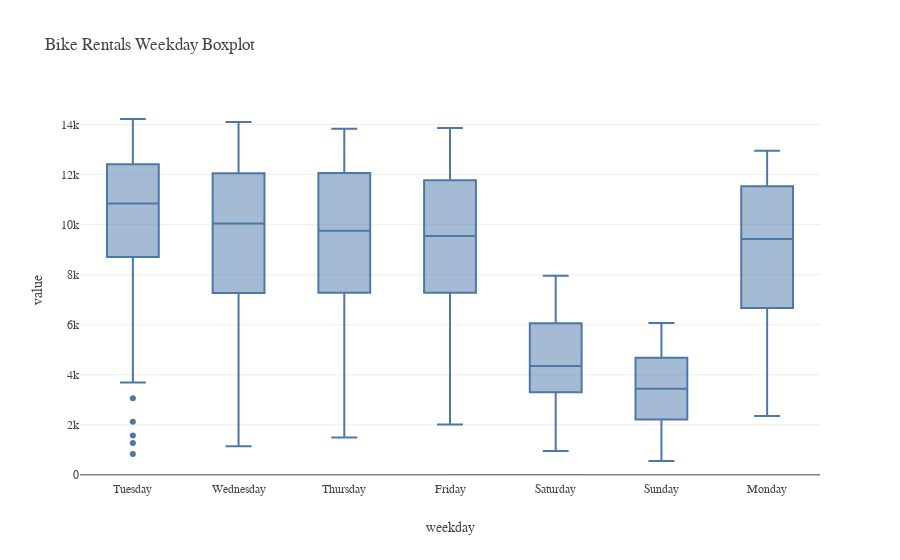

Notebook source saved alongside this figure:
### Markdown cell above
However, the most important source of variation clearly is the weekly seasonality. The boxplot function is designed to accept various time formats, so we can adapt it pretty quickly:

### Code cell
weekly_boxplot = ts.subunits_boxplot(daily_outflow["count"], y = "count", time_subunit = "weekday")

weekly_boxplot

### Figure 1 — Plotly figure (JSON) as saved in the notebook; plotly's stock layout.template omitted (floating-point values rounded to 4 significant figures; data arrays with more than 128 entries replaced by an {"elided": "..."} marker saying what was removed)
{"data": [{"alignmentgroup": "True", "hovertemplate": "weekday=%{x}<br>value=%{y}<extra></extra>", "legendgroup": "", "marker": {"color": "#4C78A8"}, "name": "", "notched": false, "offsetgroup": "", "orientation": "v", "showlegend": false, "type": "box", "x": {"elided": "2555 str values"}, "x0": " ", "xaxis": "x", "y": {"elided": "2555 int values"}, "y0": " ", "yaxis": "y"}], "layout": {"boxmode": "group", "font": {"family": "DejaVuSansMono Nerd Font"}, "legend": {"tracegroupgap": 0}, "title": {"text": "Bike Rentals Weekday Boxplot", "x": 0.05, "xanchor": "left"}, "xaxis": {"anchor": "y", "domain": [0, 1], "title": {"text": "weekday"}}, "yaxis": {"anchor": "x", "domain": [0, 1], "title": {"text": "value"}}}}
